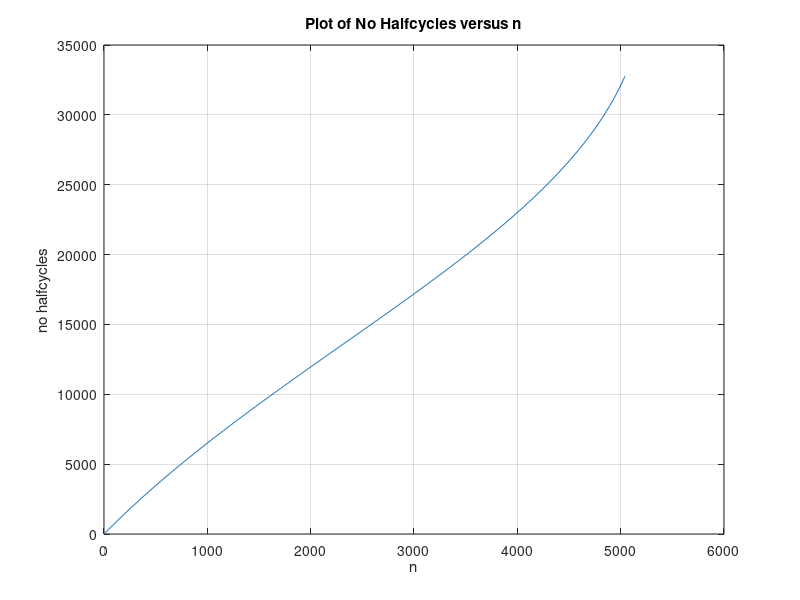

The MATLAB script that drew this image:
%% Emmanuel Taylor - 111615834
%% Lab Assignment 04

% Loading the chirp.mat file and storing the length in N.
load chirp
N = length(chirp);
n = 1:N;

% Delaying of the original chirp file by one sample.
delchirp = [0 chirp(1:N-1)];

% A new vector C stores all the signchanges that occur and signchanges
% converts the vector into a logical vector. Next, no_halfcycles uses the
% cumsum on signchanges to retrieve the cumulative number of signchanges
% that occur.
C = chirp .* delchirp;
signchanges = C < 0;
no_halfcycles = cumsum(signchanges);

% Plot of no_halfcycles versus n
plot(no_halfcycles, n)
xlabel 'n'
ylabel 'no halfcycles'
title 'Plot of No Halfcycles versus n'
grid

% Our X and Y expressions for use with the polyfit function.
Y = 2*n./(no_halfcycles);
X = n/N;

% Due to the erratic behavior of X and Y for the first half of each vector,
% we will only use the second half of both vectors in the polyfit function.
Ysub = Y(length(Y)/2:length(Y));
Xsub = X(length(X)/2:length(X));
constants = polyfit(Xsub,Ysub,2);

% The constants returned by polyfit are a = 15, b = -12, and c = 10.
my_v = n./(15 + -12*X + 10*X.^2);
my_chirp = cos(2*pi*my_v);
save taylor_labhw_04 my_chirp